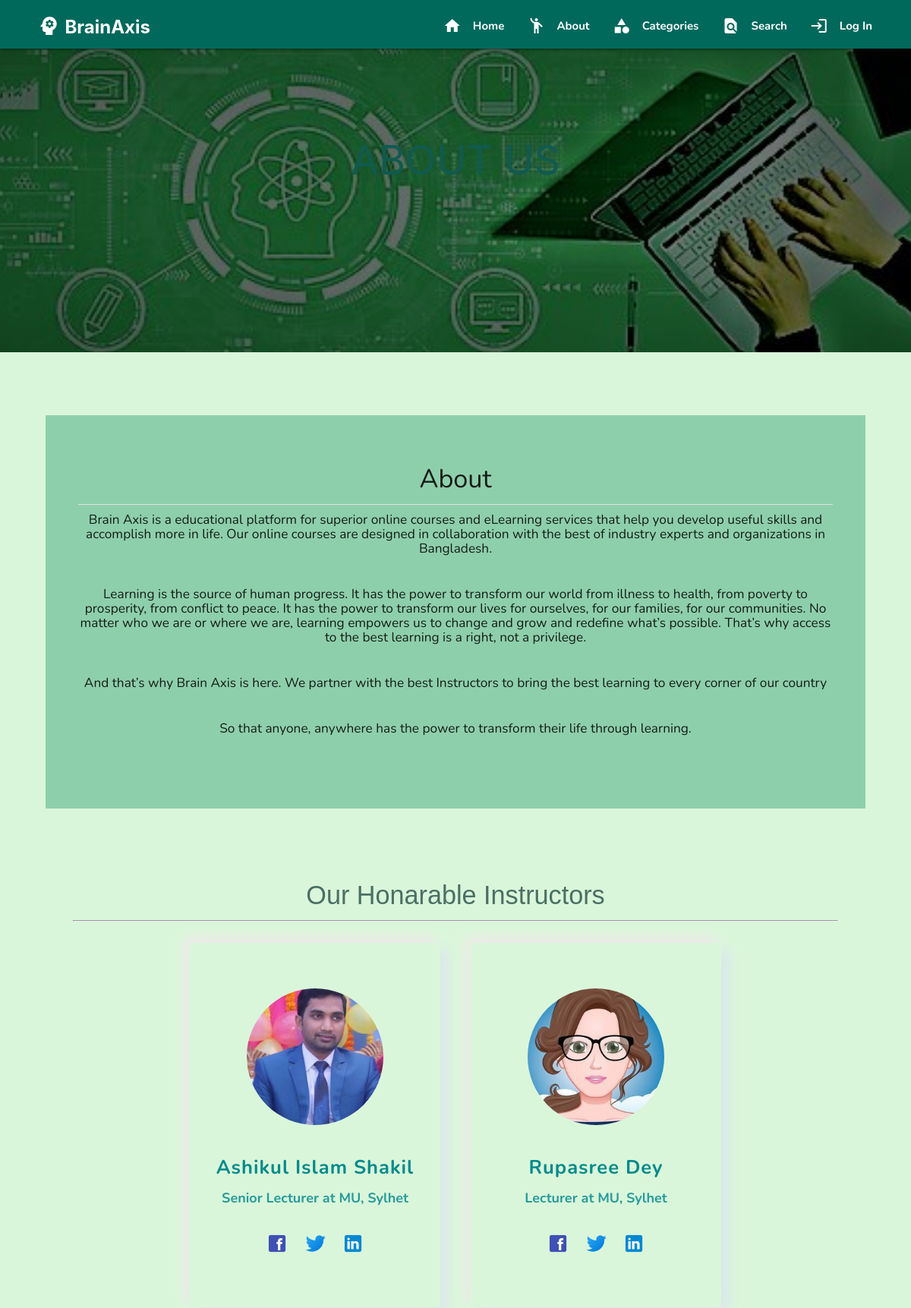
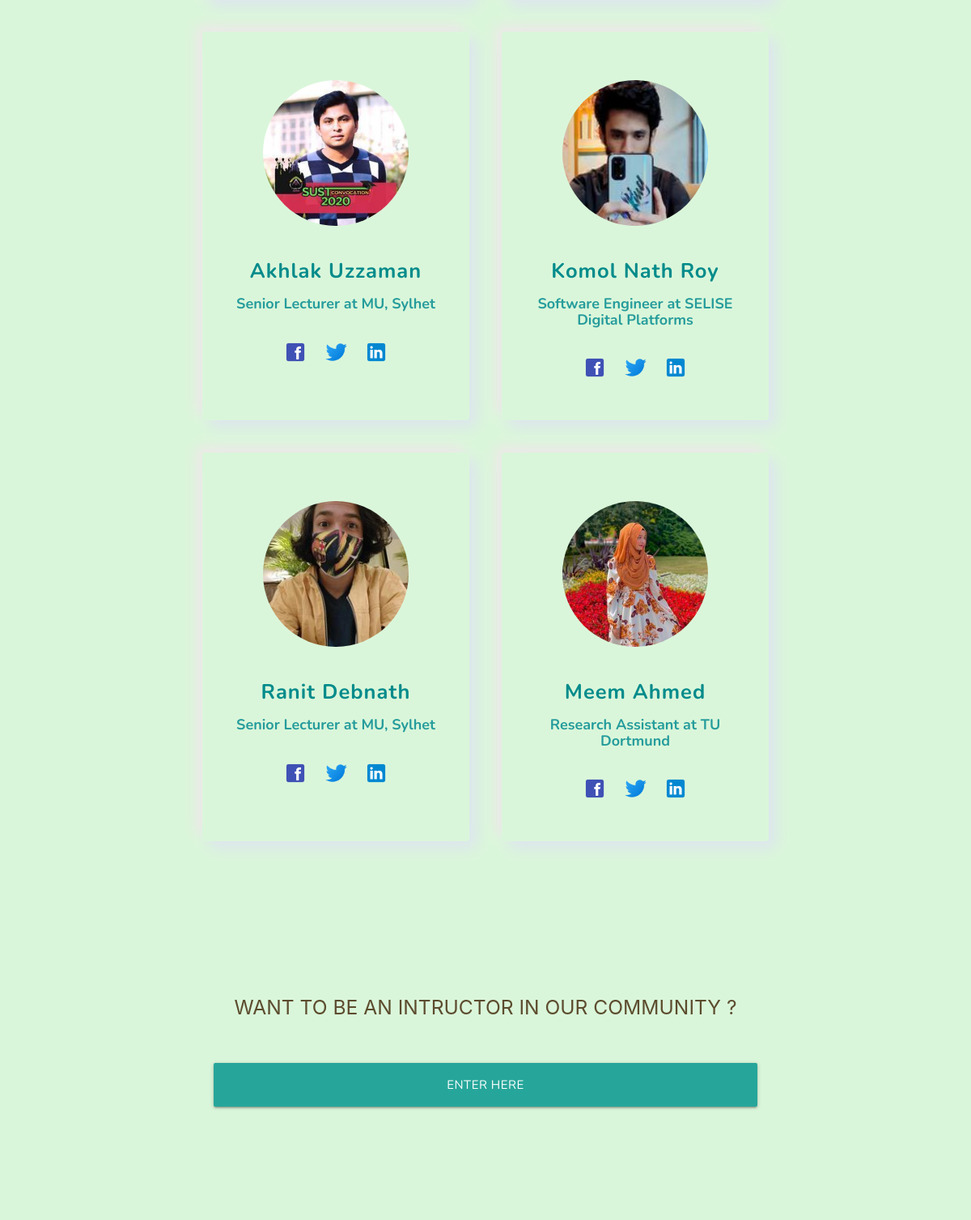
The page /about/ (upper part) on the database its author committed (2 pictures, top to bottom).
### authy/models.py (models this page shows, shortened)
class Profile(models.Model):
	user = models.OneToOneField(User, on_delete=models.CASCADE, related_name='profile')
	token = models.CharField(max_length=150, default="")
	verify = models.BooleanField(default=False)
	location = models.CharField(max_length=50, null=True, blank=True)
	topic = models.CharField(max_length=50, null=True, blank=True)
	mobile = models.CharField(max_length=50, null=True, blank=True)
	url = models.CharField(max_length=80, null=True, blank=True)
	url1 = models.CharField(max_length=80, null=True, blank=True)
	profile_info = models.TextField(max_length=150, null=True, blank=True)
	plans = models.TextField(max_length=150, null=True, blank=True)
	created = models.DateField(auto_now_add=True)
	picture = models.ImageField(upload_to=user_directory_path_profile, blank=True, null=True, verbose_name='Picture')
	banner = models.ImageField(upload_to=user_directory_path_banner, blank=True, null=True, verbose_name='Banner')
	Nonee = 'None'
	month1 = '6 Months'
	month2 = '12 Months'
	month3 = '18 Months'
	month4 = '24 Months'
	last = 'More than 2 years of experience'
	experiences = [
		(Nonee, 'None'),
		(month1, '6 Months'),
		(month2, '12 Months'),
		(month3, '18 Months'),
		(month4, '24 Months'),
		(last, 'More than 2 years of experience'),
	]
	user_type = models.CharField(max_length=50, choices=experiences, default=None)
	teacher = 'teacher'
	student = 'student'
	user_types = [
        (teacher, 'teacher'),
        (student, 'student'),
    ]
	user_type = models.CharField(max_length=50, choices=user_types, default=student)

### authy/views.py (the view)
# urls.py: path('about/', about, name='about'),
def about(request):
	template = "about.html"
	teachers = Profile.objects.filter(  user_type='teacher')
	context = {
		'teachers':teachers,
	}
	return render(request, template, context)

### authy/views.py (called while the page is built)
def SideNavInfo(request):
	user = request.user
	nav_profile = None
	if user.is_authenticated:
		nav_profile = Profile.objects.get(user=user)
	return {'nav_profile': nav_profile}

### student_portall/templates/about.html
{% extends 'base.html' %}
{% load static %}
{% block banner %}
<header id="about-bg">
  <div class="section no-pad-bot" id="index-banner">
    <div>
      <br><br><br>
      <h2 class="header   center" style="font-family: -apple-system, BlinkMacSystemFont, 'Segoe UI', Roboto, Oxygen, Ubuntu, Cantarell, 'Open Sans', 'Helvetica Neue', sans-serif; color: rgb(16, 90, 80);">ABOUT US</h2>
      <br>
    </div>
  </div>
</header>
{% endblock %}
{% block content %}
<div style="margin: 5%;">
  <div class="col s12 center">
    <br>
    <div class="section" style="background-color: rgba(92, 182, 140, 0.596); padding: 4%;">
      <h4 class="center">About</h4>
      <div class="divider"></div>
      <h6 class="center">Brain Axis is a educational platform for superior online courses and eLearning services that help you develop useful skills and accomplish more in life. Our online courses are designed in collaboration with the best of industry experts and organizations in Bangladesh.</h6>
      <br>
      <h6>Learning is the source of human progress.
        It has the power to transform our world
        from illness to health,
        from poverty to prosperity,
        from conflict to peace.
        It has the power to transform our lives
        for ourselves,
        for our families,
        for our communities.
        No matter who we are or where we are,
        learning empowers us to change and grow
        and redefine what’s possible.
        That’s why access to the best learning is a right, not a privilege.</h6>
        <br>
        <h6>And that’s why Brain Axis is here.
          We partner with the best Instructors
          to bring the best learning
          to every corner of our country</h6><br>
          <h6>So that anyone, anywhere has the power to
            transform their life through learning.</h6>
            <br><br>
    </div>
  </div>
</div>
 <div style="margin: 8%;">
  <h4 class="center" style="color: rgba(0, 41, 41, 0.657); font-family:sans-serif;">Our Honarable Instructors</h4>
  <hr>
  <div class="containerteach">
    {% for teacher in teachers %}
    <div class="col s12 m3">
      <div class="card  cardtch" style="height: 480px;">
        <div class="contenttch">
           {% if teacher.user.profile.picture %}
            <div class="imgboxtch">
                <img src="{{ teacher.user.profile.picture.url }}" alt="">
            </div>
            {% else %}
            <div class="imgboxtch">
                <img src="{% static 'img/no_avatar.jpg' %}" alt="">
            </div>
            {% endif %}
            <div class="contentboxtch">
                <h4>{{ teacher.user.first_name }} {{ teacher.user.last_name }}</h4>
                {% if teacher.user.profile.profile_info %}
                <h5>{{teacher.user.profile.profile_info}}</h5>
                {% else %}
                <h5>Software Engineer</h5>
                {% endif %}
            </div>
            <div class="scii" style="margin-top: 6%;">
               <a href=""><img src="{% static 'img/facebook.png' %}" alt=""></a>
               <a href=""><img src="{% static 'img/twitter.png' %}" alt=""></a>
               <a href=""><img src="{% static 'img/linkedin.png' %}" alt=""></a>
            </div>
        </div>
    </div>
    </div>
     {% endfor %}
 </div>
 </div>
<div style="margin: 5%;padding: 5%;">
  <div class="col s12 center">
    <h5 style="font-family: -apple-system, BlinkMacSystemFont, 'Segoe UI', Roboto, Oxygen, Ubuntu, Cantarell, 'Open Sans', 'Helvetica Neue', sans-serif; color: rgba(83, 64, 34, 0.938);">WANT TO BE AN INTRUCTOR IN OUR COMMUNITY ?</h5>
    <br><br>
    <a href="{% url 'register'%}" class="btn btn-large center" style="width: 70%;">Enter Here</a><br><br>
  </div>
</div>
{% endblock %}

### student_portall/static/css/style.css (style rules this page uses)
body { justify-content: center; background-color: rgb(218, 246, 218); font-family: 'Nunito', sans-serif; }
#about-bg { background-image: url(../img/header.jpg); background-repeat: no-repeat; background-size: 1350px 500px; height: 400px; background-position: top; background-attachment: fixed; }
.containerteach { display: flex; justify-content: center; align-items: center; flex-wrap: wrap; }
.containerteach .cardtch { width: 330px; height: 416px; padding: 60px 30px; margin: 20px; background:rgb(218, 246, 218); box-shadow: 0.6em 0.6em 1.2em #dde5ee, -0.5em -0.5em 1em rgb(238, 232, 232); border-radius: 4px; }
.containerteach .cardtch .contenttch { display: flex; justify-content: center; align-items: center; flex-direction: column; }
.containerteach .cardtch .contenttch .imgboxtch { width: 180px; height: 180px; border-radius: 50%; position: relative; margin-bottom: 20px; overflow: hidden; }
.containerteach .cardtch .contenttch .imgboxtch img { position: absolute; top: 0; left: 0; width: 100%; height: 100%; object-fit: cover; }
.containerteach .cardtch .contenttch .contentboxtch h4 { color: darkcyan; font-size: 1.7rem; font-weight: bold; text-align: center; letter-spacing: 1px; }
.containerteach .cardtch .contenttch .contentboxtch h5 { color: rgb(37, 156, 156); font-size: 1.2rem; font-weight: bold; text-align: center; }
.containerteach .cardtch .contenttch .scii img { text-decoration: none; color: aquamarine; font-size: 30px; margin: 8px; height: 30px; transition: color 0.4s; }

### rows shown on the page
Profile: user.profile.picture (placeholder picture), user.first_name "Ashikul Islam", user.last_name "Shakil", user.profile.profile_info "Senior Lecturer at MU, Sylhet"
Profile: user.profile.picture (placeholder picture), user.first_name "Rupasree", user.last_name "Dey", user.profile.profile_info "Lecturer at MU, Sylhet"
Profile: user.profile.picture (placeholder picture), user.first_name "Akhlak", user.last_name "Uzzaman", user.profile.profile_info "Senior Lecturer at MU, Sylhet"
Profile: user.profile.picture (placeholder picture), user.first_name "Komol", user.last_name "Nath Roy", user.profile.profile_info "Software Engineer at SELISE Digital Platforms"
Profile: user.profile.picture (placeholder picture), user.first_name "Ranit", user.last_name "Debnath", user.profile.profile_info "Senior Lecturer at MU, Sylhet"
Profile: user.profile.picture (placeholder picture), user.first_name "Meem", user.last_name "Ahmed", user.profile.profile_info "Research Assistant at TU Dortmund"
